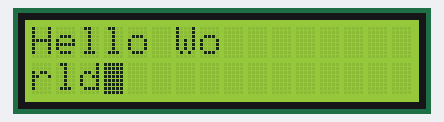
This program was run on a simulated Raspberry Pi (BCM pin numbers). Shown: 16×2 character LCD. At 10.2 s the program stops and its outputs stay as they are.

Above: at 0.3 s.
At 10.3 s:
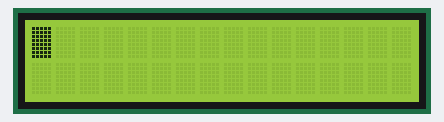

The program:

lcd.py
```python
# main.py
#----------------------------------------------------------------------------
#!/usr/bin/env python3
# -*- coding: utf-8 -*-
#----------------------------------------------------------------------------
# Created By  : Shirasukazushi
# Created Date: 2024/04/10
# ---------------------------------------------------------------------------
# 関数
#
# ---------------------------------------------------------------------------
# Imports
# ---------------------------------------------------------------------------
import smbus
import sys
from time import sleep

def setup_st7032():
    '''液晶を初期化するための関数。初期化に必要な命令をI2C接続でLCDデバイスに書き込んでいる'''
    trials = 5
    for i in range(trials):
        try:
            c_lower = (contrast & 0xf)
            c_upper = (contrast & 0x30)>>4
            bus.write_i2c_block_data(address_st7032, register_setting, [0x38, 0x39, 0x14, 0x70|c_lower, 0x54|c_upper, 0x6c])
            sleep(0.2)
            bus.write_i2c_block_data(address_st7032, register_setting, [0x38, 0x0d, 0x01])
            sleep(0.001)
            break
        except IOError:
            if i==trials-1:
                sys.exit()

def clear():
    '''液晶に書かれている文字を消去し、カーソルを先頭に戻す関数'''
    global position
    global line
    position = 0
    line = 0
    bus.write_byte_data(address_st7032, register_setting, 0x01)
    sleep(0.001)

def newline():
    '''改行する関数。カーソルを次の行の先頭に移動する。'''
    global position
    global line
    if line == display_lines-1:
        clear()
    else:
        line += 1
        position = chars_per_line*line
        bus.write_byte_data(address_st7032, register_setting, 0xc0)
        sleep(0.001)

def write_string(s):
    '''液晶に、複数の文字からなる文字列sを表示する関数。'''
    for c in list(s):
        write_char(ord(c))

def write_char(c):
    '''液晶に１文字表示する。'''
    global position
    byte_data = check_writable(c)
    if position == display_chars:
        clear()
    elif position == chars_per_line*(line+1):
        newline()
    bus.write_byte_data(address_st7032, register_display, byte_data)
    position += 1

def check_writable(c):
    '''文字cが液晶で表示できる文字かどうかをチェックし、表示できない文字ならば空白に置き換える'''
    if c >= 0x06 and c <= 0xff:
        return c
    else:
        return 0x20 # 空白文字

bus = smbus.SMBus(1)
address_st7032 = 0x3e
register_setting = 0x00
register_display = 0x40

contrast = 36 # 0から63のコントラスト。30から60程度を推奨
chars_per_line = 8 # LCDの横方向の文字数
display_lines = 2 # LCDの行数

display_chars = chars_per_line*display_lines

position = 0
line = 0

if __name__ == '__main__':
    setup_st7032()

    if len(sys.argv)==1:
        # アルファベットと記号は「’’」でくくってそのまま表示可能
        write_string('Hello World')

        # カタカナや特殊記号は文字コードを1文字ずつ入力
        # 以下は「ラズベリー　パイ」と表示する例
        #s = chr(0xd7)+chr(0xbd)+chr(0xde)+chr(0xcd)+chr(0xde)+chr(0xd8)+chr(0xb0)+' '+chr(0xca)+chr(0xdf)+chr(0xb2)
        # writestring(s)
    else:
        write_string(sys.argv[1])

    sleep(10)
    clear()
```

Measured:
- what the display in image 0 shows lasts 10.0 s, from 0.2 s to 10.2 s
